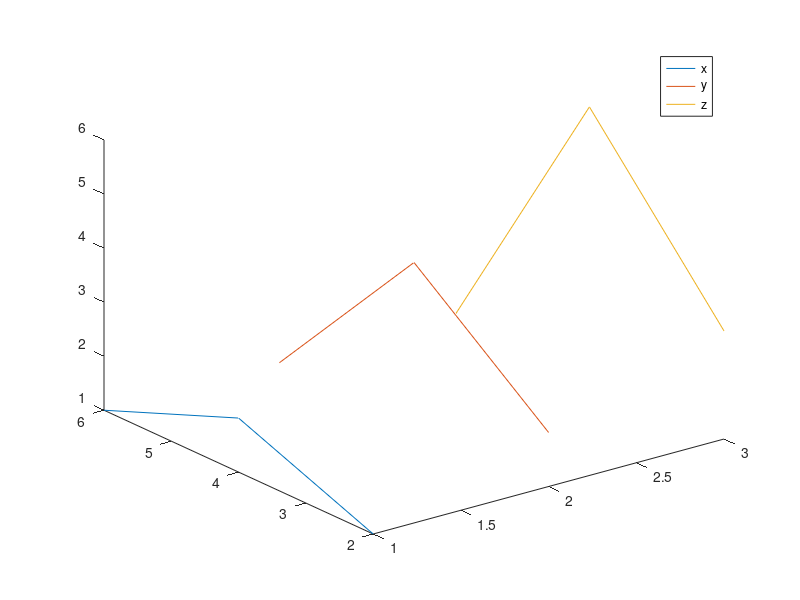

The MATLAB source for this figure:

A = 5*ones(3,3);

x = [1 2 3]
A = [x; 2*x; x.\x]

mat = [1:50; 151:200];

save matfile.dat mat -ascii
%save matfile.dat A -ascii -append
%save matfile.dat mat -ascii -append



%type matfile.dat


%twobyfour = [4 3 2 1; 80 85 90 95]
%twobyfour = fliplr(twobyfour)
%fourbytwo = flipud(twobyfour)

%load matfile.dat


%prewritten file gonna plot
%
%timetemp.dat

%load timetemp.dat
%plot(timetemp)

%times = timetemp(1,:)
%temp = timetemp(:,1)

plot3(A(1,:,:),A(2,:,:),A(:,:,1))
legend('x','y','z')
